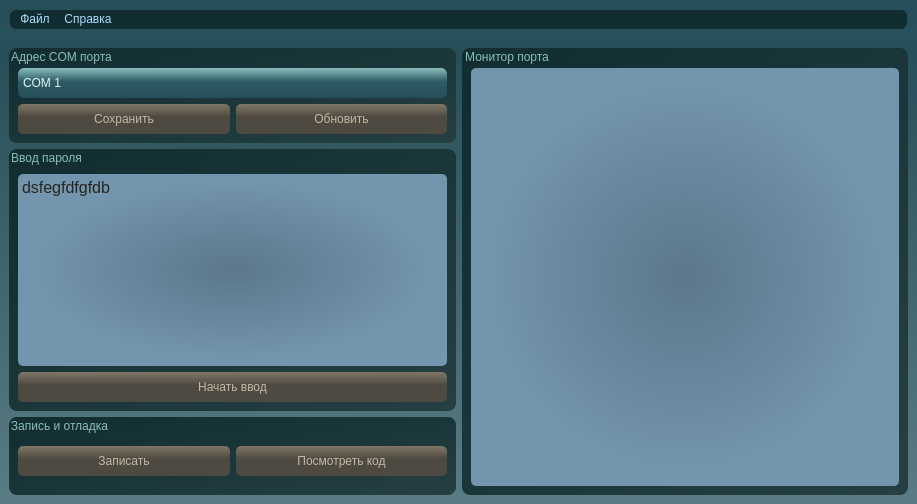
<?xml version="1.0" encoding="UTF-8"?>
<ui version="4.0">
 <class>MainWindow</class>
 <widget class="QMainWindow" name="MainWindow">
  <property name="geometry">
   <rect>
    <x>0</x>
    <y>0</y>
    <width>917</width>
    <height>504</height>
   </rect>
  </property>
  <property name="sizePolicy">
   <sizepolicy hsizetype="Expanding" vsizetype="Expanding">
    <horstretch>0</horstretch>
    <verstretch>0</verstretch>
   </sizepolicy>
  </property>
  <property name="windowTitle">
   <string>Настройка электронного ключа</string>
  </property>
  <property name="windowIcon">
   <iconset resource="D:/(SVN) PythonTest/UI/main.qrc">
    <normaloff>:/images/sqare_logo.png</normaloff>:/images/sqare_logo.png</iconset>
  </property>
  <property name="styleSheet">
   <string notr="true">QWidget
{
	background-color: qlineargradient(spread:pad, x1:0.5, y1:0, x2:0.5, y2:1, stop:0 rgba(38, 78, 88, 255), stop:1 rgba(90, 124, 132, 255));
	color: #89BDBB;
	font: 12pt &quot;Golos UI&quot;;
}
QLabel
{
	color: #CEB9A9;
	background-color: transparent;
}
QGroupBox
{
	background-color: qlineargradient(spread:pad, x1:0, y1:0, x2:1, y2:1, stop:0 rgba(17, 45, 49, 255), stop:1 rgba(37, 63, 66, 255));
	border-radius: 8px;
	color: #89BDBB;
	font: 12pt &quot;Golos UI&quot;;
}
QPushButton
{
	background-color: qlineargradient(spread:pad, x1:0.5, y1:0, x2:0.5, y2:1, stop:0 rgba(128, 118, 103, 255), stop:0.4375 rgba(78, 74, 65, 255), stop:1 rgba(78, 74, 65, 255));
	border-radius: 5px;
	color: rgb(195, 185, 163);
	min-height: 30px;
}
QPushButton:hover
{
	background-color: qlineargradient(spread:pad, x1:0, y1:0, x2:1, y2:1, stop:0 rgba(78, 74, 65, 255), stop:0.5 rgba(128, 118, 103, 255), stop:1 rgba(78, 74, 65, 255));
	color: rgb(255, 237, 207);
}
QPushButton:pressed
{
	background-color: qlineargradient(spread:pad, x1:0, y1:0, x2:1, y2:1, stop:0 rgba(128, 118, 103, 255), stop:0.392045 rgba(81, 76, 66, 255), stop:0.590909 rgba(81, 76, 66, 255), stop:1 rgba(128, 118, 103, 255));
	color: rgb(141, 109, 82);
}
QTextBrowser
{
	background-color: qradialgradient(spread:pad, cx:0.5, cy:0.5, radius:0.5, fx:0.5, fy:0.5, stop:0 rgba(92, 119, 138, 255), stop:0.931818 rgba(115, 149, 174, 255));
	border-radius: 5px;
	color: rgb(39, 37, 32);
}
/*Выпадающий список*/
QComboBox
{
	color: #E0F9EC;
	background-color: qlineargradient(spread:pad, x1:0.5, y1:0, x2:0.5, y2:1, stop:0 rgba(137, 189, 187, 255), stop:0.454545 rgba(44, 91, 102, 255), stop:1 rgba(38, 78, 88, 255));
	border: None;
	border-radius: 6px;
	min-height: 30px;
}
QComboBox:hover
{
	color: rgb(185, 255, 252);
	background-color: qlineargradient(spread:pad, x1:0, y1:0, x2:1, y2:1, stop:0 rgba(38, 78, 88, 255), stop:0.482955 rgba(137, 189, 187, 255), stop:1 rgba(38, 78, 88, 255))
}
QComboBox::drop-down
{
	border: None;
}
QComboBox::down-arrow	 
{
	background-color: none;
	image: url(:/images/down_cyan.png);
	height: 15;
	width: 15;
	padding-right: 25px;
}
/*Полоса меню*/
QMenuBar
{
	border-radius: 6px;
	margin: 10px;
	background-color: #112D31;
	color: rgb(170, 221, 255)
}
QMenuBar::item:selected
{
	background-color:  qradialgradient(spread:pad, cx:0.5, cy:0.5, radius:0.5, fx:0.5, fy:0.5, stop:0 rgba(229, 243, 255, 255), stop:1 rgba(170, 193, 212, 255));
	color: rgb(44, 53, 49);
	border-radius: 6px;
}
QMenuBar::item:pressed
{
	background-color:  qradialgradient(spread:pad, cx:0.5, cy:0.5, radius:0.5, fx:0.5, fy:0.5, stop:0.545455 rgba(229, 243, 255, 255), stop:1 rgba(170, 193, 212, 255));
	color: rgb(44, 53, 49);
	border-radius: 6px;
	border-bottom-left-radius: 0px;
	border-bottom-right-radius: 0px;
}
/*Выпадающее меню*/
QMenu
{
	color: rgb(44, 53, 49);
	background-color:  qradialgradient(spread:pad, cx:0.5, cy:0.5, radius:0.5, fx:0.5, fy:0.5, stop:0.545455 rgba(229, 243, 255, 255), stop:1 rgba(170, 193, 212, 255));
}
/*
QMenu::item:hover
{
	background-color:  qlineargradient(spread:pad, x1:0.5, y1:0, x2:0.5, y2:1, stop:0 rgba(137, 189, 187, 255), stop:0.454545 rgba(44, 91, 102, 255), stop:1 rgba(38, 78, 88, 255));
	border-radius: 4px;
	border-top-left-radius: 0px;
}
*/</string>
  </property>
  <property name="iconSize">
   <size>
    <width>100</width>
    <height>46</height>
   </size>
  </property>
  <property name="toolButtonStyle">
   <enum>Qt::ToolButtonTextOnly</enum>
  </property>
  <widget class="QWidget" name="centralwidget">
   <property name="sizePolicy">
    <sizepolicy hsizetype="Expanding" vsizetype="Expanding">
     <horstretch>0</horstretch>
     <verstretch>0</verstretch>
    </sizepolicy>
   </property>
   <layout class="QHBoxLayout" name="horizontalLayout">
    <item>
     <layout class="QVBoxLayout" name="verticalLayout_3">
      <item>
       <widget class="QGroupBox" name="groupBox">
        <property name="sizePolicy">
         <sizepolicy hsizetype="Expanding" vsizetype="Expanding">
          <horstretch>0</horstretch>
          <verstretch>0</verstretch>
         </sizepolicy>
        </property>
        <property name="title">
         <string>Адрес COM порта</string>
        </property>
        <layout class="QVBoxLayout" name="verticalLayout">
         <property name="topMargin">
          <number>20</number>
         </property>
         <item>
          <widget class="QComboBox" name="comboBox">
           <property name="sizePolicy">
            <sizepolicy hsizetype="Expanding" vsizetype="Fixed">
             <horstretch>0</horstretch>
             <verstretch>0</verstretch>
            </sizepolicy>
           </property>
           <item>
            <property name="text">
             <string>COM 1</string>
            </property>
           </item>
          </widget>
         </item>
         <item>
          <layout class="QHBoxLayout" name="horizontalLayout_2">
           <item>
            <widget class="QPushButton" name="pushButton_4">
             <property name="text">
              <string>Сохранить</string>
             </property>
            </widget>
           </item>
           <item>
            <widget class="QPushButton" name="pushButton_5">
             <property name="text">
              <string>Обновить</string>
             </property>
            </widget>
           </item>
          </layout>
         </item>
        </layout>
       </widget>
      </item>
      <item>
       <widget class="QGroupBox" name="groupBox_2">
        <property name="sizePolicy">
         <sizepolicy hsizetype="Expanding" vsizetype="Expanding">
          <horstretch>0</horstretch>
          <verstretch>0</verstretch>
         </sizepolicy>
        </property>
        <property name="title">
         <string>Ввод пароля</string>
        </property>
        <layout class="QGridLayout" name="gridLayout">
         <property name="topMargin">
          <number>25</number>
         </property>
         <item row="7" column="0">
          <widget class="QPushButton" name="pushButton">
           <property name="sizePolicy">
            <sizepolicy hsizetype="Expanding" vsizetype="Fixed">
             <horstretch>0</horstretch>
             <verstretch>0</verstretch>
            </sizepolicy>
           </property>
           <property name="text">
            <string>Начать ввод</string>
           </property>
          </widget>
         </item>
         <item row="0" column="0">
          <widget class="QTextBrowser" name="textBrowser_2">
           <property name="inputMethodHints">
            <set>Qt::ImhMultiLine</set>
           </property>
           <property name="html">
            <string>&lt;!DOCTYPE HTML PUBLIC &quot;-//W3C//DTD HTML 4.0//EN&quot; &quot;http://www.w3.org/TR/REC-html40/strict.dtd&quot;&gt;
&lt;html&gt;&lt;head&gt;&lt;meta name=&quot;qrichtext&quot; content=&quot;1&quot; /&gt;&lt;style type=&quot;text/css&quot;&gt;
p, li { white-space: pre-wrap; }
&lt;/style&gt;&lt;/head&gt;&lt;body style=&quot; font-family:'Golos UI'; font-size:12pt; font-weight:400; font-style:normal;&quot;&gt;
&lt;p style=&quot; margin-top:0px; margin-bottom:0px; margin-left:0px; margin-right:0px; -qt-block-indent:0; text-indent:0px;&quot;&gt;dsfegfdfgfdb&lt;/p&gt;&lt;/body&gt;&lt;/html&gt;</string>
           </property>
          </widget>
         </item>
        </layout>
       </widget>
      </item>
      <item>
       <widget class="QGroupBox" name="groupBox_4">
        <property name="sizePolicy">
         <sizepolicy hsizetype="Expanding" vsizetype="Expanding">
          <horstretch>0</horstretch>
          <verstretch>0</verstretch>
         </sizepolicy>
        </property>
        <property name="title">
         <string>Запись и отладка</string>
        </property>
        <layout class="QGridLayout" name="gridLayout_3">
         <property name="topMargin">
          <number>20</number>
         </property>
         <item row="0" column="0">
          <widget class="QPushButton" name="pushButton_2">
           <property name="sizePolicy">
            <sizepolicy hsizetype="Expanding" vsizetype="Fixed">
             <horstretch>0</horstretch>
             <verstretch>0</verstretch>
            </sizepolicy>
           </property>
           <property name="text">
            <string>Записать</string>
           </property>
          </widget>
         </item>
         <item row="0" column="1">
          <widget class="QPushButton" name="pushButton_3">
           <property name="sizePolicy">
            <sizepolicy hsizetype="Expanding" vsizetype="Fixed">
             <horstretch>0</horstretch>
             <verstretch>0</verstretch>
            </sizepolicy>
           </property>
           <property name="text">
            <string>Посмотреть код</string>
           </property>
          </widget>
         </item>
        </layout>
       </widget>
      </item>
     </layout>
    </item>
    <item>
     <layout class="QVBoxLayout" name="verticalLayout_4">
      <item>
       <widget class="QGroupBox" name="groupBox_5">
        <property name="sizePolicy">
         <sizepolicy hsizetype="Expanding" vsizetype="Preferred">
          <horstretch>0</horstretch>
          <verstretch>0</verstretch>
         </sizepolicy>
        </property>
        <property name="minimumSize">
         <size>
          <width>0</width>
          <height>0</height>
         </size>
        </property>
        <property name="title">
         <string>Монитор порта</string>
        </property>
        <layout class="QVBoxLayout" name="verticalLayout_2">
         <property name="topMargin">
          <number>20</number>
         </property>
         <item>
          <widget class="QTextBrowser" name="textBrowser_3">
           <property name="sizePolicy">
            <sizepolicy hsizetype="Expanding" vsizetype="Expanding">
             <horstretch>0</horstretch>
             <verstretch>0</verstretch>
            </sizepolicy>
           </property>
          </widget>
         </item>
        </layout>
       </widget>
      </item>
     </layout>
    </item>
   </layout>
  </widget>
  <widget class="QMenuBar" name="menubar">
   <property name="geometry">
    <rect>
     <x>0</x>
     <y>0</y>
     <width>917</width>
     <height>46</height>
    </rect>
   </property>
   <widget class="QMenu" name="menu">
    <property name="title">
     <string>Файл</string>
    </property>
    <addaction name="action"/>
    <addaction name="action_2"/>
   </widget>
   <widget class="QMenu" name="menu_2">
    <property name="title">
     <string>Справка</string>
    </property>
    <addaction name="action_3"/>
   </widget>
   <addaction name="menu"/>
   <addaction name="menu_2"/>
  </widget>
  <action name="action">
   <property name="text">
    <string>Загрузить конфигурацию</string>
   </property>
  </action>
  <action name="action_2">
   <property name="text">
    <string>Выход</string>
   </property>
  </action>
  <action name="action_3">
   <property name="text">
    <string>О программе</string>
   </property>
  </action>
 </widget>
 <resources>
  <include location="D:/(SVN) PythonTest/UI/main.qrc"/>
 </resources>
 <connections/>
</ui>
